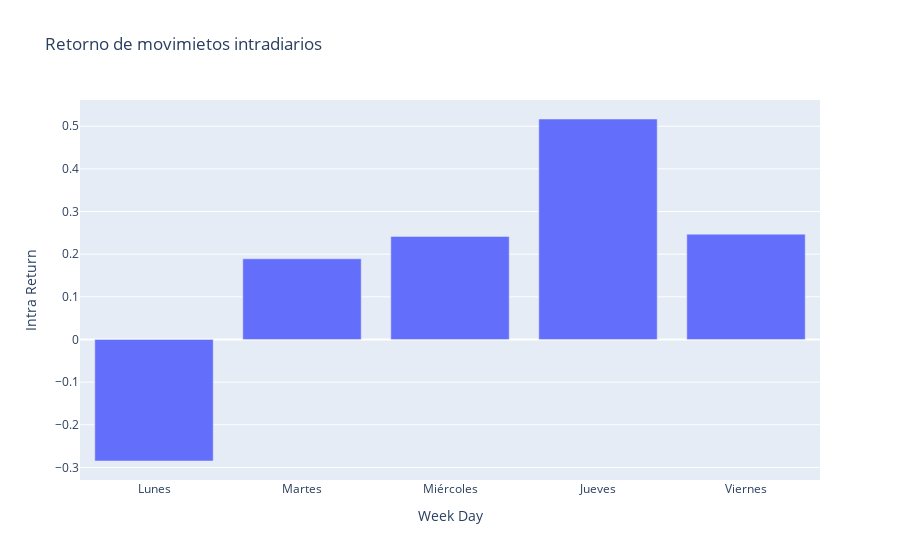

The code cell stored with this chart in its notebook:
### Code cell
fig = px.bar(intra_return_day, x=intra_return_day.index, y='Intra Return', title='Retorno de movimietos intradiarios')
fig.show()

### Figure 1 — Plotly figure (JSON) as saved in the notebook; plotly's stock layout.template omitted (floating-point values rounded to 4 significant figures)
{"data": [{"alignmentgroup": "True", "hovertemplate": "Week Day=%{x}<br>Intra Return=%{y}<extra></extra>", "legendgroup": "", "marker": {"color": "#636efa", "pattern": {"shape": ""}}, "name": "", "offsetgroup": "", "orientation": "v", "showlegend": false, "textposition": "auto", "type": "bar", "x": ["Lunes", "Martes", "Miércoles", "Jueves", "Viernes"], "xaxis": "x", "y": [-0.2849, 0.1891, 0.2416, 0.5168, 0.2468], "yaxis": "y"}], "layout": {"barmode": "relative", "legend": {"tracegroupgap": 0}, "title": {"text": "Retorno de movimietos intradiarios"}, "xaxis": {"anchor": "y", "domain": [0, 1], "title": {"text": "Week Day"}}, "yaxis": {"anchor": "x", "domain": [0, 1], "title": {"text": "Intra Return"}}}}
